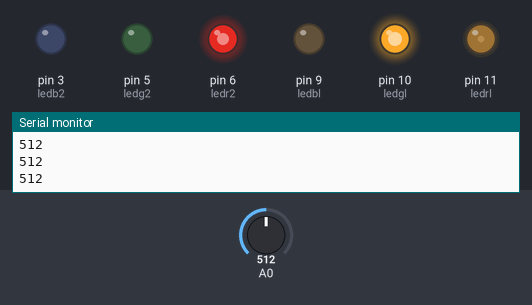
The sketch below on a simulated Arduino Uno, built with avr-gcc and run on an emulated ATmega328P. On the bench: output pins drawn as LEDs (lit = HIGH), the last lines printed to the serial monitor. Inputs (shaded band) come from the test bench; at power-on: A0 = 512.

Above: at 1.2 s.
1.3 s: A0 set to 764
2.8 s: A0 set to 796
At 3.3 s:
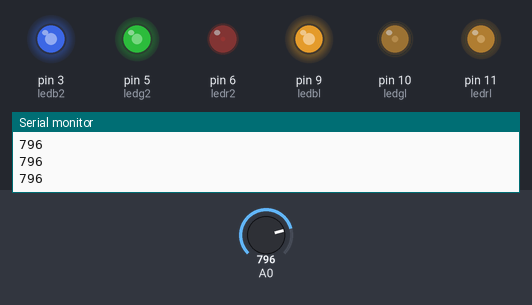
4.3 s: A0 set to 767
At 4.9 s:
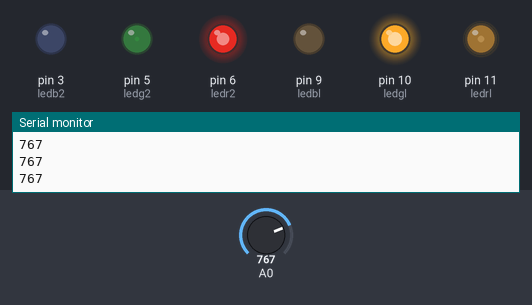
5.8 s: A0 set to 787
At 6.8 s:
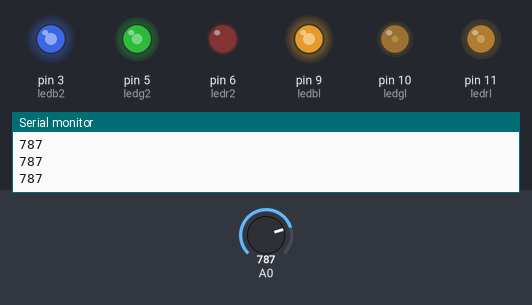
7.3 s: A0 set to 893
At 8.4 s:
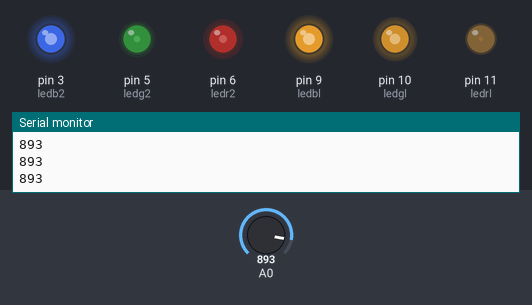
8.8 s: A0 set to 716
At 10.3 s:
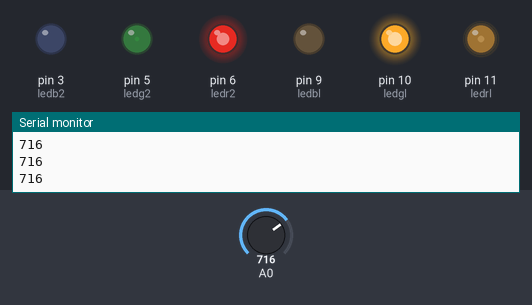
Timing chart, 0 to 11.3 s (numbered marks = the images above; inputs shaded):
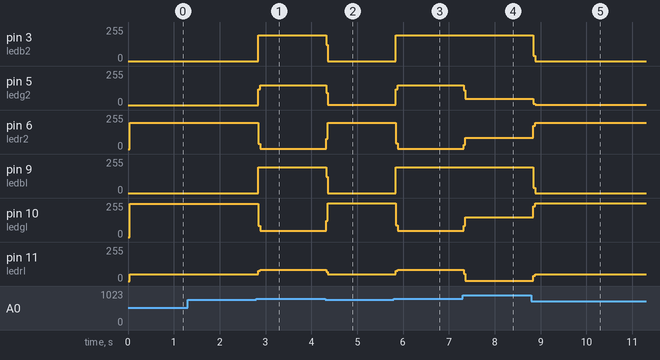

Measured:
- the behaviour switches between 777 and 778 on A0 (found by bisection; images 0 and 1)
- after the input at 2.8 s, pin 3 (ledb2), pin 9 (ledbl): 0/255 → 195/255 at once; pin 5 (ledg2): 0/255 → 148/255 at once; pin 6 (ledr2): 196/255 → 3/255 at once; pin 10 (ledgl): 248/255 → 46/255 at once; pin 11 (ledrl): 50/255 → 84/255 at once
- after the input at 4.3 s, pin 3 (ledb2), pin 9 (ledbl): 195/255 → 0/255 at once; pin 5 (ledg2): 148/255 → 2/255 at once; pin 6 (ledr2): 3/255 → 198/255 at once; pin 10 (ledgl): 46/255 → 252/255 at once; pin 11 (ledrl): 84/255 → 50/255 at once
- after the input at 5.8 s, pin 3 (ledb2), pin 9 (ledbl): 0/255 → 194/255 at once; pin 5 (ledg2): 2/255 → 148/255 at once; pin 6 (ledr2): 198/255 → 3/255 at once; pin 10 (ledgl): 252/255 → 46/255 at once; pin 11 (ledrl): 50/255 → 84/255 at once
- after the input at 7.3 s, pin 5 (ledg2): 148/255 → 46/255 at once; pin 6 (ledr2): 3/255 → 85/255 at once; pin 10 (ledgl): 46/255 → 148/255 at once; pin 11 (ledrl): 84/255 → 3/255 at once
- after the input at 8.8 s, pin 3 (ledb2), pin 9 (ledbl): 194/255 → 0/255 at once; pin 5 (ledg2): 46/255 → 2/255 at once; pin 6 (ledr2): 85/255 → 198/255 at once; pin 10 (ledgl): 148/255 → 252/255 at once; pin 11 (ledrl): 3/255 → 50/255 at once

The sketch:

OS_LEDS_RGB.ino
```cpp
int ledrl= 11;
int ledgl= 10;
int ledbl= 9;

int ledr2= 6;
int ledg2= 5;
int ledb2= 3;


void setup (){
  pinMode (ledrl, OUTPUT);
    pinMode (ledgl, OUTPUT);
      pinMode (ledbl, OUTPUT);

        pinMode (ledr2, OUTPUT);
          pinMode (ledg2, OUTPUT);
            pinMode (ledb2, OUTPUT);
            Serial.begin (9600);

}

void loop (){
  int valorpot=analogRead (A0);
  Serial.println (valorpot);

  if (valorpot > 0 && 150){
    analogWrite (ledrl,138);
    analogWrite (ledgl,0);
    analogWrite (ledbl,0);
    analogWrite (ledr2,0);
    analogWrite (ledg2,200);
    analogWrite (ledb2,0);
  }
       if (valorpot > 150 && 500){
    analogWrite (ledrl,0);
    analogWrite (ledgl,200);
    analogWrite (ledbl,0);
    analogWrite (ledr2,200);
    analogWrite (ledg2,0);
    analogWrite (ledb2,0);
}

  if (valorpot > 500&& 777){
    analogWrite (ledrl,0);
    analogWrite (ledgl,250);
    analogWrite (ledbl,0);
    analogWrite (ledrl,50);
    analogWrite (ledgl,500);
     analogWrite (ledbl,0);
  }
       if (valorpot > 777 && 883){
    analogWrite (ledrl,85);
    analogWrite (ledgl,43);
    analogWrite (ledbl,200);
    analogWrite (ledr2,0);
    analogWrite (ledg2,150);
    analogWrite (ledb2,200);
}
       if (valorpot > 777 && 883){
    analogWrite (ledrl,85);
    analogWrite (ledgl,43);
    analogWrite (ledbl,200);
    analogWrite (ledr2,0);
    analogWrite (ledg2,150);
    analogWrite (ledb2,200);
}
  if (valorpot > 883 && 955){
    analogWrite (ledrl,0);
    analogWrite (ledgl,150
    );
    analogWrite (ledbl,200);
    analogWrite (ledr2,85);
    analogWrite (ledg2,43);
    analogWrite (ledb2,200);
}
}
```
